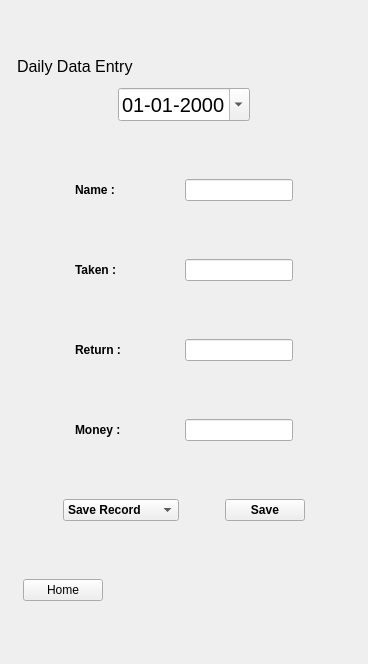
      <widget class="QWidget" name="Daily_Stat">
       <property name="sizePolicy">
        <sizepolicy hsizetype="Expanding" vsizetype="Expanding">
         <horstretch>0</horstretch>
         <verstretch>0</verstretch>
        </sizepolicy>
       </property>
       <property name="autoFillBackground">
        <bool>false</bool>
       </property>
       <layout class="QGridLayout" name="gridLayout_4">
        <item row="0" column="0">
         <layout class="QVBoxLayout" name="verticalLayout_4">
          <property name="leftMargin">
           <number>6</number>
          </property>
          <property name="topMargin">
           <number>6</number>
          </property>
          <property name="rightMargin">
           <number>6</number>
          </property>
          <property name="bottomMargin">
           <number>6</number>
          </property>
          <item>
           <spacer name="verticalSpacer_17">
            <property name="orientation">
             <enum>Qt::Vertical</enum>
            </property>
            <property name="sizeHint" stdset="0">
             <size>
              <width>20</width>
              <height>40</height>
             </size>
            </property>
           </spacer>
          </item>
          <item>
           <widget class="QLabel" name="label_12">
            <property name="font">
             <font>
              <pointsize>12</pointsize>
             </font>
            </property>
            <property name="text">
             <string>Daily Data Entry</string>
            </property>
           </widget>
          </item>
          <item>
           <layout class="QHBoxLayout" name="horizontalLayout_21">
            <property name="leftMargin">
             <number>6</number>
            </property>
            <property name="topMargin">
             <number>6</number>
            </property>
            <property name="rightMargin">
             <number>6</number>
            </property>
            <property name="bottomMargin">
             <number>6</number>
            </property>
            <item>
             <spacer name="horizontalSpacer_26">
              <property name="orientation">
               <enum>Qt::Horizontal</enum>
              </property>
              <property name="sizeHint" stdset="0">
               <size>
                <width>40</width>
                <height>20</height>
               </size>
              </property>
             </spacer>
            </item>
            <item>
             <widget class="QDateEdit" name="Set_date">
              <property name="font">
               <font>
                <pointsize>15</pointsize>
               </font>
              </property>
              <property name="displayFormat">
               <string>dd-MM-yyyy</string>
              </property>
              <property name="calendarPopup">
               <bool>true</bool>
              </property>
             </widget>
            </item>
            <item>
             <spacer name="horizontalSpacer_27">
              <property name="orientation">
               <enum>Qt::Horizontal</enum>
              </property>
              <property name="sizeHint" stdset="0">
               <size>
                <width>40</width>
                <height>20</height>
               </size>
              </property>
             </spacer>
            </item>
           </layout>
          </item>
          <item>
           <spacer name="verticalSpacer_18">
            <property name="orientation">
             <enum>Qt::Vertical</enum>
            </property>
            <property name="sizeHint" stdset="0">
             <size>
              <width>20</width>
              <height>40</height>
             </size>
            </property>
           </spacer>
          </item>
          <item>
           <layout class="QHBoxLayout" name="horizontalLayout_3">
            <property name="leftMargin">
             <number>6</number>
            </property>
            <property name="topMargin">
             <number>6</number>
            </property>
            <property name="rightMargin">
             <number>6</number>
            </property>
            <property name="bottomMargin">
             <number>6</number>
            </property>
            <item>
             <spacer name="horizontalSpacer_28">
              <property name="orientation">
               <enum>Qt::Horizontal</enum>
              </property>
              <property name="sizeHint" stdset="0">
               <size>
                <width>40</width>
                <height>20</height>
               </size>
              </property>
             </spacer>
            </item>
            <item>
             <widget class="QLabel" name="label_7">
              <property name="sizePolicy">
               <sizepolicy hsizetype="Expanding" vsizetype="Expanding">
                <horstretch>0</horstretch>
                <verstretch>0</verstretch>
               </sizepolicy>
              </property>
              <property name="font">
               <font>
                <weight>75</weight>
                <bold>true</bold>
               </font>
              </property>
              <property name="autoFillBackground">
               <bool>false</bool>
              </property>
              <property name="text">
               <string>Name :</string>
              </property>
              <property name="scaledContents">
               <bool>true</bool>
              </property>
             </widget>
            </item>
            <item>
             <spacer name="horizontalSpacer_30">
              <property name="orientation">
               <enum>Qt::Horizontal</enum>
              </property>
              <property name="sizeHint" stdset="0">
               <size>
                <width>40</width>
                <height>20</height>
               </size>
              </property>
             </spacer>
            </item>
            <item>
             <widget class="QLineEdit" name="Value_name">
              <property name="font">
               <font>
                <weight>50</weight>
                <bold>false</bold>
               </font>
              </property>
              <property name="autoFillBackground">
               <bool>false</bool>
              </property>
              <property name="inputMethodHints">
               <set>Qt::ImhLatinOnly</set>
              </property>
             </widget>
            </item>
            <item>
             <spacer name="horizontalSpacer_29">
              <property name="orientation">
               <enum>Qt::Horizontal</enum>
              </property>
              <property name="sizeHint" stdset="0">
               <size>
                <width>40</width>
                <height>20</height>
               </size>
              </property>
             </spacer>
            </item>
           </layout>
          </item>
          <item>
           <spacer name="verticalSpacer_19">
            <property name="orientation">
             <enum>Qt::Vertical</enum>
            </property>
            <property name="sizeHint" stdset="0">
             <size>
              <width>20</width>
              <height>40</height>
             </size>
            </property>
           </spacer>
          </item>
          <item>
           <layout class="QHBoxLayout" name="horizontalLayout_4">
            <property name="leftMargin">
             <number>6</number>
            </property>
            <property name="topMargin">
             <number>6</number>
            </property>
            <property name="rightMargin">
             <number>6</number>
            </property>
            <property name="bottomMargin">
             <number>6</number>
            </property>
            <item>
             <spacer name="horizontalSpacer_31">
              <property name="orientation">
               <enum>Qt::Horizontal</enum>
              </property>
              <property name="sizeHint" stdset="0">
               <size>
                <width>40</width>
                <height>20</height>
               </size>
              </property>
             </spacer>
            </item>
            <item>
             <widget class="QLabel" name="label_8">
              <property name="sizePolicy">
               <sizepolicy hsizetype="Expanding" vsizetype="Expanding">
                <horstretch>0</horstretch>
                <verstretch>0</verstretch>
               </sizepolicy>
              </property>
              <property name="font">
               <font>
                <weight>75</weight>
                <bold>true</bold>
               </font>
              </property>
              <property name="autoFillBackground">
               <bool>false</bool>
              </property>
              <property name="text">
               <string>Taken :</string>
              </property>
              <property name="scaledContents">
               <bool>true</bool>
              </property>
             </widget>
            </item>
            <item>
             <spacer name="horizontalSpacer_37">
              <property name="orientation">
               <enum>Qt::Horizontal</enum>
              </property>
              <property name="sizeHint" stdset="0">
               <size>
                <width>40</width>
                <height>20</height>
               </size>
              </property>
             </spacer>
            </item>
            <item>
             <widget class="QLineEdit" name="value_taken">
              <property name="font">
               <font>
                <weight>50</weight>
                <bold>false</bold>
                <underline>false</underline>
               </font>
              </property>
              <property name="autoFillBackground">
               <bool>false</bool>
              </property>
              <property name="inputMethodHints">
               <set>Qt::ImhDigitsOnly</set>
              </property>
              <property name="dragEnabled">
               <bool>false</bool>
              </property>
             </widget>
            </item>
            <item>
             <spacer name="horizontalSpacer_36">
              <property name="orientation">
               <enum>Qt::Horizontal</enum>
              </property>
              <property name="sizeHint" stdset="0">
               <size>
                <width>40</width>
                <height>20</height>
               </size>
              </property>
             </spacer>
            </item>
           </layout>
          </item>
          <item>
           <spacer name="verticalSpacer_20">
            <property name="orientation">
             <enum>Qt::Vertical</enum>
            </property>
            <property name="sizeHint" stdset="0">
             <size>
              <width>20</width>
              <height>40</height>
             </size>
            </property>
           </spacer>
          </item>
          <item>
           <layout class="QHBoxLayout" name="horizontalLayout_8">
            <property name="leftMargin">
             <number>6</number>
            </property>
            <property name="topMargin">
             <number>6</number>
            </property>
            <property name="rightMargin">
             <number>6</number>
            </property>
            <property name="bottomMargin">
             <number>6</number>
            </property>
            <item>
             <spacer name="horizontalSpacer_38">
              <property name="orientation">
               <enum>Qt::Horizontal</enum>
              </property>
              <property name="sizeHint" stdset="0">
               <size>
                <width>40</width>
                <height>20</height>
               </size>
              </property>
             </spacer>
            </item>
            <item>
             <widget class="QLabel" name="label_9">
              <property name="sizePolicy">
               <sizepolicy hsizetype="Expanding" vsizetype="Expanding">
                <horstretch>0</horstretch>
                <verstretch>0</verstretch>
               </sizepolicy>
              </property>
              <property name="font">
               <font>
                <weight>75</weight>
                <bold>true</bold>
               </font>
              </property>
              <property name="autoFillBackground">
               <bool>false</bool>
              </property>
              <property name="text">
               <string>Return :</string>
              </property>
              <property name="scaledContents">
               <bool>true</bool>
              </property>
             </widget>
            </item>
            <item>
             <spacer name="horizontalSpacer_35">
              <property name="orientation">
               <enum>Qt::Horizontal</enum>
              </property>
              <property name="sizeHint" stdset="0">
               <size>
                <width>40</width>
                <height>20</height>
               </size>
              </property>
             </spacer>
            </item>
            <item>
             <widget class="QLineEdit" name="value_return">
              <property name="font">
               <font>
                <weight>50</weight>
                <bold>false</bold>
               </font>
              </property>
              <property name="autoFillBackground">
               <bool>false</bool>
              </property>
              <property name="inputMethodHints">
               <set>Qt::ImhDigitsOnly</set>
              </property>
             </widget>
            </item>
            <item>
             <spacer name="horizontalSpacer_42">
              <property name="orientation">
               <enum>Qt::Horizontal</enum>
              </property>
              <property name="sizeHint" stdset="0">
               <size>
                <width>40</width>
                <height>20</height>
               </size>
              </property>
             </spacer>
            </item>
           </layout>
          </item>
          <item>
           <spacer name="verticalSpacer_22">
            <property name="orientation">
             <enum>Qt::Vertical</enum>
            </property>
            <property name="sizeHint" stdset="0">
             <size>
              <width>20</width>
              <height>40</height>
             </size>
            </property>
           </spacer>
          </item>
          <item>
           <layout class="QHBoxLayout" name="horizontalLayout_9">
            <property name="leftMargin">
             <number>6</number>
            </property>
            <property name="topMargin">
             <number>6</number>
            </property>
            <property name="rightMargin">
             <number>6</number>
            </property>
            <property name="bottomMargin">
             <number>6</number>
            </property>
            <item>
             <spacer name="horizontalSpacer_39">
              <property name="orientation">
               <enum>Qt::Horizontal</enum>
              </property>
              <property name="sizeHint" stdset="0">
               <size>
                <width>40</width>
                <height>20</height>
               </size>
              </property>
             </spacer>
            </item>
            <item>
             <widget class="QLabel" name="label_10">
              <property name="sizePolicy">
               <sizepolicy hsizetype="Expanding" vsizetype="Expanding">
                <horstretch>0</horstretch>
                <verstretch>0</verstretch>
               </sizepolicy>
              </property>
              <property name="font">
               <font>
                <weight>75</weight>
                <bold>true</bold>
               </font>
              </property>
              <property name="autoFillBackground">
               <bool>false</bool>
              </property>
              <property name="text">
               <string>Money :</string>
              </property>
              <property name="scaledContents">
               <bool>true</bool>
              </property>
             </widget>
            </item>
            <item>
             <spacer name="horizontalSpacer_41">
              <property name="orientation">
               <enum>Qt::Horizontal</enum>
              </property>
              <property name="sizeHint" stdset="0">
               <size>
                <width>40</width>
                <height>20</height>
               </size>
              </property>
             </spacer>
            </item>
            <item>
             <widget class="QLineEdit" name="value_money">
              <property name="font">
               <font>
                <weight>50</weight>
                <bold>false</bold>
               </font>
              </property>
              <property name="autoFillBackground">
               <bool>false</bool>
              </property>
              <property name="inputMethodHints">
               <set>Qt::ImhDigitsOnly</set>
              </property>
             </widget>
            </item>
            <item>
             <spacer name="horizontalSpacer_40">
              <property name="orientation">
               <enum>Qt::Horizontal</enum>
              </property>
              <property name="sizeHint" stdset="0">
               <size>
                <width>40</width>
                <height>20</height>
               </size>
              </property>
             </spacer>
            </item>
           </layout>
          </item>
          <item>
           <spacer name="verticalSpacer_21">
            <property name="orientation">
             <enum>Qt::Vertical</enum>
            </property>
            <property name="sizeHint" stdset="0">
             <size>
              <width>20</width>
              <height>40</height>
             </size>
            </property>
           </spacer>
          </item>
          <item>
           <layout class="QHBoxLayout" name="horizontalLayout_22">
            <property name="leftMargin">
             <number>6</number>
            </property>
            <property name="topMargin">
             <number>6</number>
            </property>
            <property name="rightMargin">
             <number>6</number>
            </property>
            <property name="bottomMargin">
             <number>6</number>
            </property>
            <item>
             <spacer name="horizontalSpacer_34">
              <property name="orientation">
               <enum>Qt::Horizontal</enum>
              </property>
              <property name="sizeHint" stdset="0">
               <size>
                <width>40</width>
                <height>20</height>
               </size>
              </property>
             </spacer>
            </item>
            <item>
             <widget class="QComboBox" name="SU_Record">
              <property name="font">
               <font>
                <weight>75</weight>
                <bold>true</bold>
               </font>
              </property>
              <item>
               <property name="text">
                <string>Save Record</string>
               </property>
              </item>
              <item>
               <property name="text">
                <string>Update Record</string>
               </property>
              </item>
             </widget>
            </item>
            <item>
             <spacer name="horizontalSpacer_33">
              <property name="orientation">
               <enum>Qt::Horizontal</enum>
              </property>
              <property name="sizeHint" stdset="0">
               <size>
                <width>40</width>
                <height>20</height>
               </size>
              </property>
             </spacer>
            </item>
            <item>
             <widget class="QPushButton" name="Save_daily_data">
              <property name="font">
               <font>
                <weight>75</weight>
                <bold>true</bold>
               </font>
              </property>
              <property name="text">
               <string>Save</string>
              </property>
             </widget>
            </item>
            <item>
             <spacer name="horizontalSpacer_32">
              <property name="orientation">
               <enum>Qt::Horizontal</enum>
              </property>
              <property name="sizeHint" stdset="0">
               <size>
                <width>40</width>
                <height>20</height>
               </size>
              </property>
             </spacer>
            </item>
           </layout>
          </item>
          <item>
           <spacer name="verticalSpacer_23">
            <property name="orientation">
             <enum>Qt::Vertical</enum>
            </property>
            <property name="sizeHint" stdset="0">
             <size>
              <width>20</width>
              <height>40</height>
             </size>
            </property>
           </spacer>
          </item>
          <item>
           <layout class="QHBoxLayout" name="horizontalLayout_20">
            <property name="leftMargin">
             <number>6</number>
            </property>
            <property name="topMargin">
             <number>6</number>
            </property>
            <property name="rightMargin">
             <number>6</number>
            </property>
            <property name="bottomMargin">
             <number>6</number>
            </property>
            <item>
             <widget class="QPushButton" name="Destroy_session_2">
              <property name="text">
               <string>Home</string>
              </property>
             </widget>
            </item>
            <item>
             <spacer name="horizontalSpacer_25">
              <property name="orientation">
               <enum>Qt::Horizontal</enum>
              </property>
              <property name="sizeHint" stdset="0">
               <size>
                <width>40</width>
                <height>20</height>
               </size>
              </property>
             </spacer>
            </item>
           </layout>
          </item>
          <item>
           <spacer name="verticalSpacer_24">
            <property name="orientation">
             <enum>Qt::Vertical</enum>
            </property>
            <property name="sizeHint" stdset="0">
             <size>
              <width>20</width>
              <height>40</height>
             </size>
            </property>
           </spacer>
          </item>
         </layout>
        </item>
       </layout>
      </widget>
